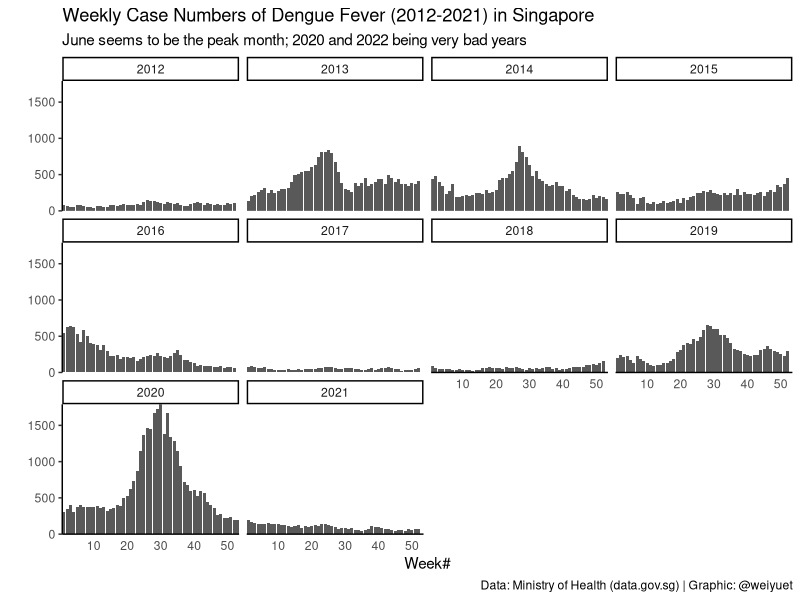
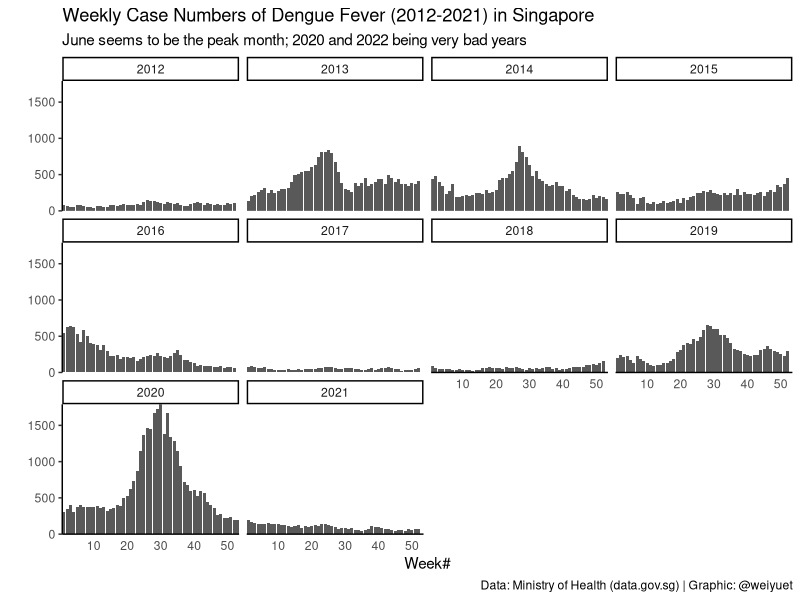

Here is the R script that generated these plots, in order:
##########################################
# Infectious Disease Weekly Case Numbers #
##########################################

#### Setup ####
library(tidyverse)
library(scales)
library(glue)

#### Load data ####
weekly_infectious_disease <- read_csv('data/weekly-infectious-disease-bulletin-cases/weekly-infectious-disease-bulletin-cases.csv')

#### Wrangle ####
col <- paste("col", 1:2)

# Split year and week column
weekly_infectious_disease <- weekly_infectious_disease %>%
  separate(col = epi_week,
           sep = "-",
           into = col,
           remove = TRUE)

weekly_infectious_disease <- weekly_infectious_disease %>% 
  rename(year = "col 1",
         week = "col 2",
         cases = "no._of_cases")

# Extract numbers from week column
weekly_infectious_disease$week <- as.numeric(str_extract(weekly_infectious_disease$week,
                                                         "[0-9]+"))

# Convert year into numeric
weekly_infectious_disease <- weekly_infectious_disease %>% 
  mutate(year = as.numeric(year))

# Clean HFMD and Hand, Foot Mouth Disease names
weekly_infectious_disease <- weekly_infectious_disease %>% 
  mutate(disease = case_when(disease == "HFMD" ~ "Hand, Foot Mouth Disease",
                             TRUE ~ disease))

#### Visualize ####
# Plot weekly case numbers of Dengue Fever
weekly_infectious_disease %>%
  filter(disease == "Dengue Fever") %>%
  ggplot(aes(x = week,
             y = cases)) +
  geom_col() +
  facet_wrap(vars(year)) +
  scale_x_continuous(expand = c(0, 0)) +
  scale_y_continuous(expand = c(0, 0)) +
  labs(x = "Week#",
       y = "",
       title = glue("Weekly Case Numbers of Dengue Fever ({min(weekly_infectious_disease$year)}-{max(weekly_infectious_disease$year)}) in Singapore"),
       subtitle = "June seems to be the peak month; 2020 and 2022 being very bad years",
       caption = "Data: Ministry of Health (data.gov.sg) | Graphic: @weiyuet") +
  theme_classic() +
  theme(axis.text.x = element_text(),
        axis.ticks.x = element_blank())

#### Save image ####
ggsave("figures/weekly-cases-dengue-fever.png", width = 8, height = 5)
